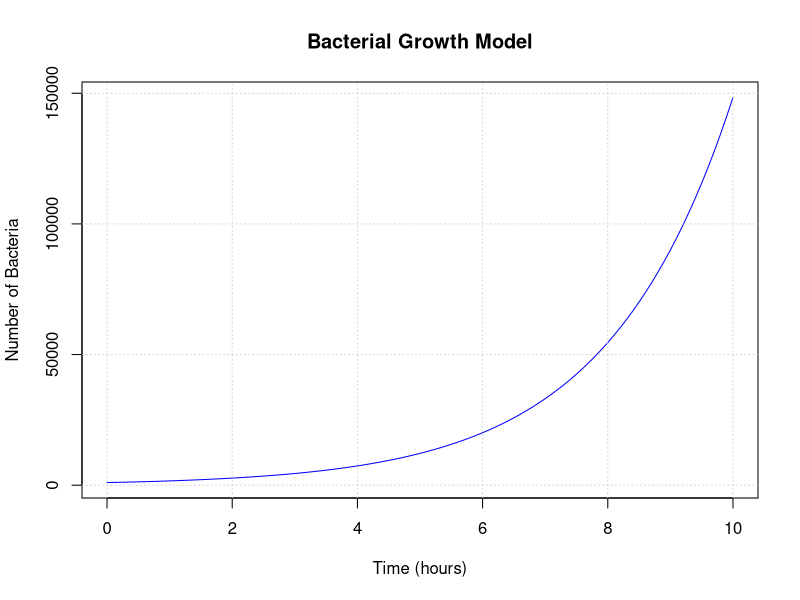
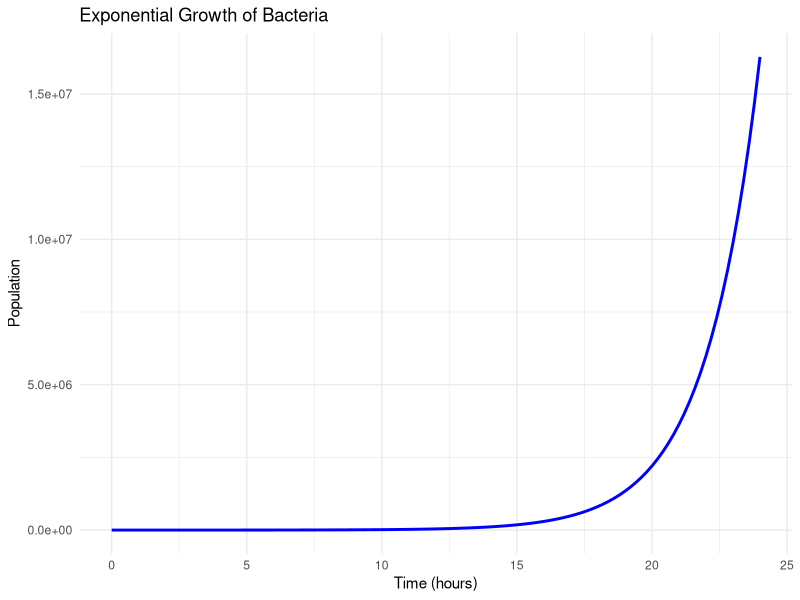

These figures' R source, in order:
# Bacterial Growth Model

# Claude

# R Implementation


# install.packages("deSolve")
library(deSolve)
library(ggplot2)

# Define the growth model
bacterial_growth <- function(t, state, parameters) {
  with(as.list(c(state, parameters)), {
    dN <- r * N  # dN/dt = r*N
    list(dN)
  })
}

# Set parameters
parameters <- c(r = 0.5)  # growth rate per hour
state <- c(N = 1000)      # initial population
times <- seq(0, 10, by = 0.1)

# Solve ODE
out <- ode(y = state, 
           times = times, 
           func = bacterial_growth, 
           parms = parameters)

# Convert to data frame
result_df <- as.data.frame(out)

# Create plot
plot(result_df$time, result_df$N,
     type = "l",
     col = "blue",
     xlab = "Time (hours)",
     ylab = "Number of Bacteria",
     main = "Bacterial Growth Model")
grid()

# Calculate doubling time
doubling_time <- log(2) / parameters["r"]
print(paste("Population doubling time:", round(doubling_time, 2), "hours"))

# ChatGPT

# Simulating Exponential Growth (Bacterial Growth Model)

# Function to simulate exponential growth
simulate_growth <- function(N0, r, t_max) {
  # Time sequence
  time <- seq(0, t_max, by = 0.2)
  
  # Calculate population at each time point
  population <- N0 * exp(r * time)
  
  # Create a data frame for plotting
  data <- data.frame(Time = time, Population = population)
  
  # Plot the results
  ggplot(data, aes(x = Time, y = Population)) +
    geom_line(color = "blue", linewidth = 1) +
    labs(title = "Exponential Growth of Bacteria",
         x = "Time (hours)",
         y = "Population") +
    theme_minimal()
}

# Example usage
simulate_growth(N0 = 100, r = 0.5, t_max = 24)

# Gemini
